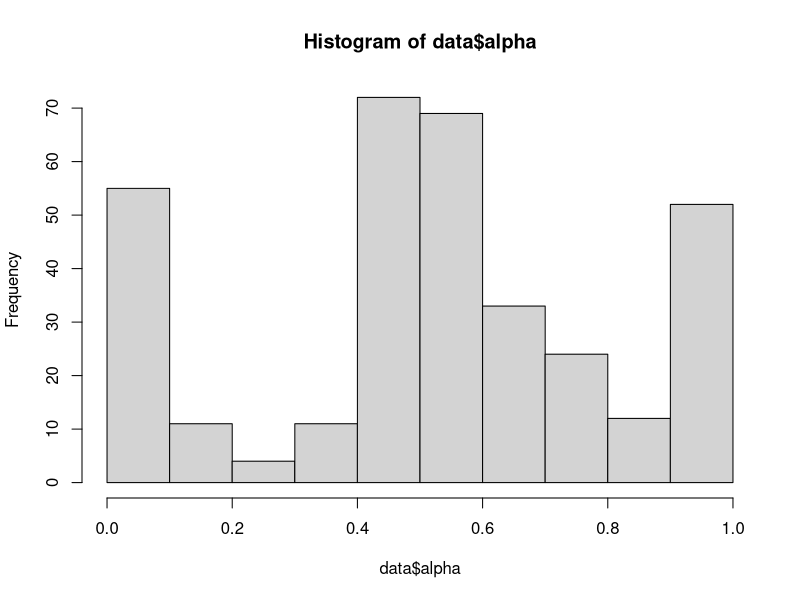
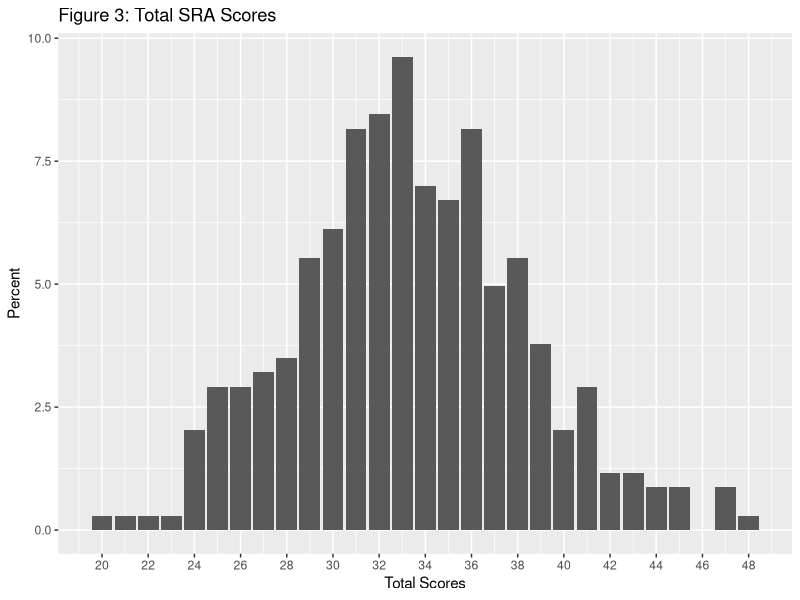
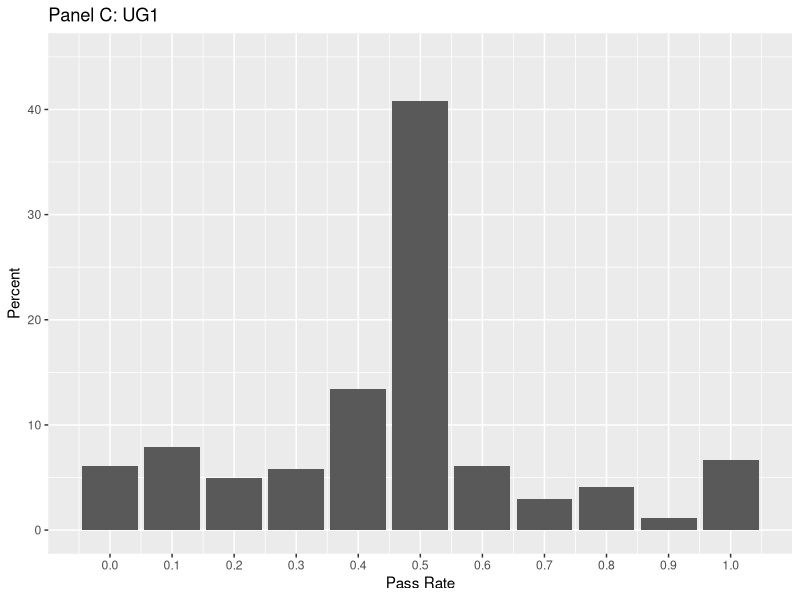
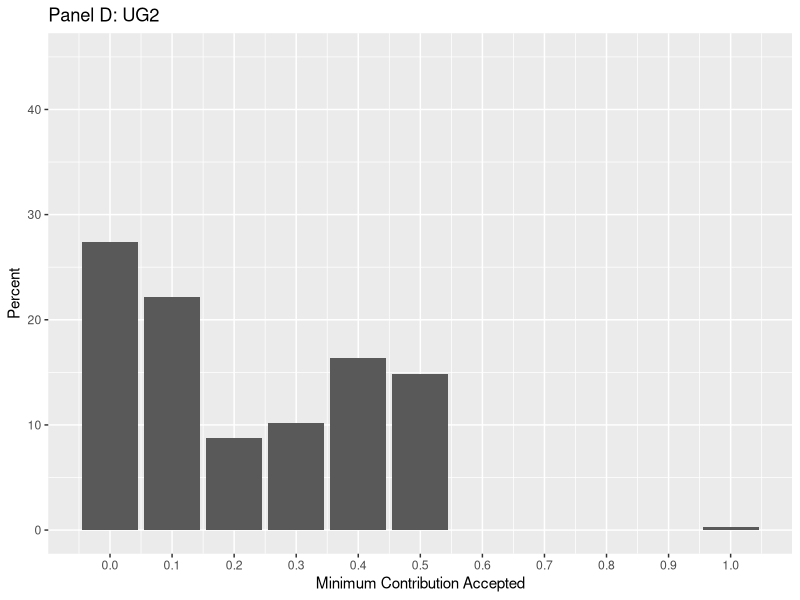
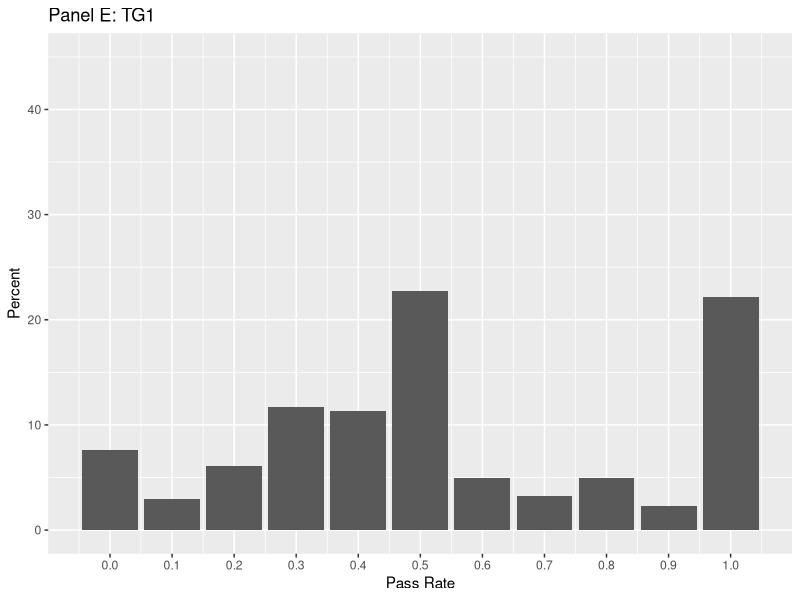
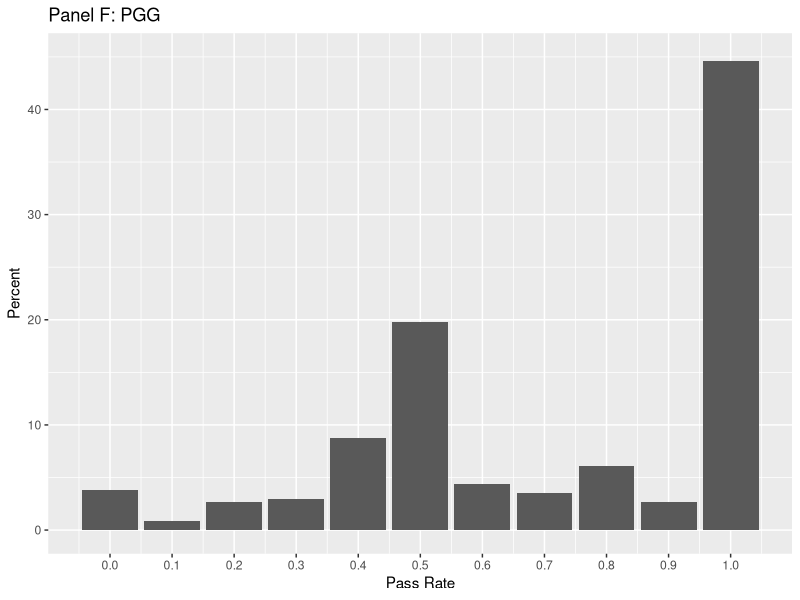
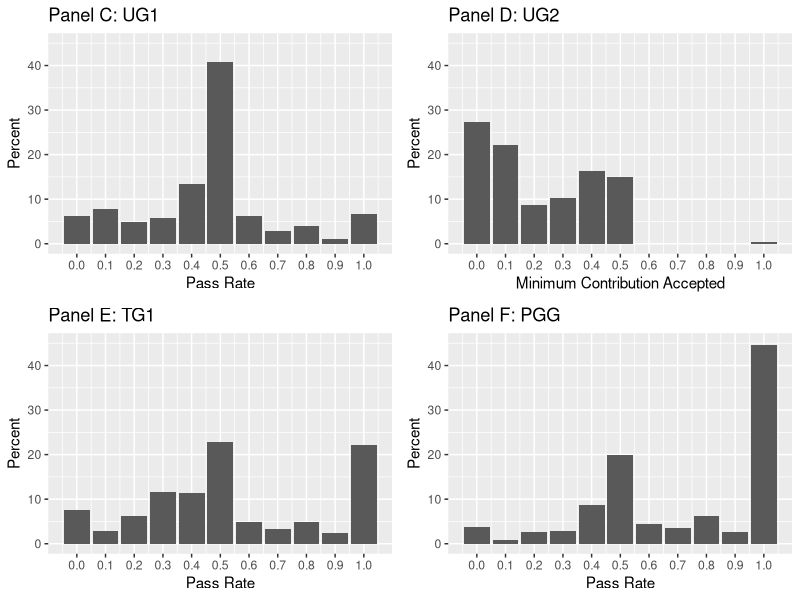
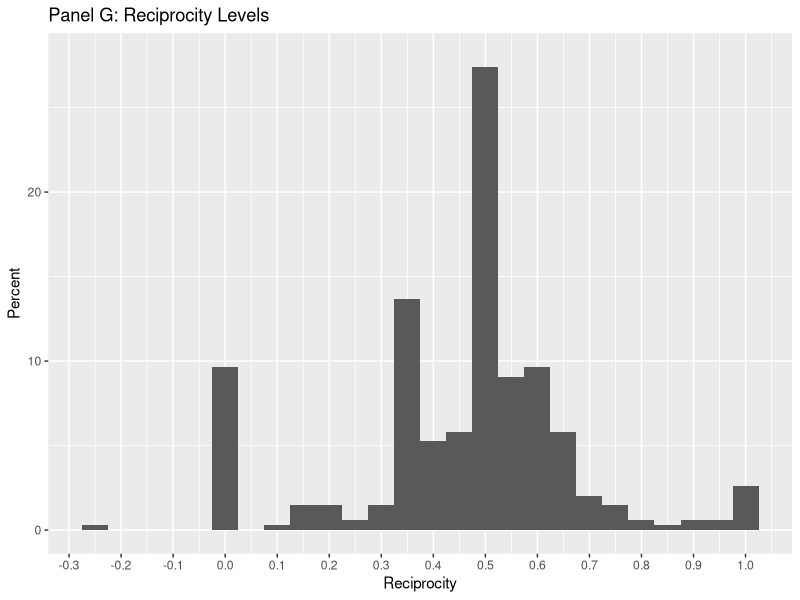

The R script that drew these images, in order: (Note: this script raises an error after producing the figures.)
if(!require(reshape2)){
  install.packages("reshape2")
}
library(reshape2)
library(tidyr)
library(dplyr)
if(!require(ggplot2)){
  install.packages("ggplot2")
}
library(ggplot2)
library(gridExtra)
if(!require(minpack.lm)){
  install.packages("minpack.lm")
}
library(minpack.lm)


setwd("~/Desktop/thesis")
#Import data
data = read.csv("thesis.csv", stringsAsFactors=FALSE)

#Only finished responses
data=data[data$Finished == "TRUE", ]
data$ID <- seq.int(nrow(data))


#Rename columns
names(data)[names(data)=='Q4_1'] <- 'gendict1'
names(data)[names(data)=='Q5_1'] <- 'gendict2'
names(data)[names(data)=='Q6_1'] <- 'gendict3'
names(data)[names(data)=='Q7_1'] <- 'gendict4'
names(data)[names(data)=='Q8_1'] <- 'gendict5'
names(data)[names(data)=='Q9_1'] <- 'gendict6'
names(data)[names(data)=='Q10_1'] <- 'gendict7'
names(data)[names(data)=='Q11_1'] <- 'gendict8'
names(data)[names(data)=='Q12_1'] <- 'gendict9'
names(data)[names(data)=='Q13'] <- 'trust1'
names(data)[names(data)=='Q14_1_1'] <- 'trust2_1'
names(data)[names(data)=='Q14_2_1'] <- 'trust2_2'
names(data)[names(data)=='Q14_3_1'] <- 'trust2_3'
names(data)[names(data)=='Q14_4_1'] <- 'trust2_4'
names(data)[names(data)=='Q14_5_1'] <- 'trust2_5'
names(data)[names(data)=='Q14_6_1'] <- 'trust2_6'
names(data)[names(data)=='Q14_7_1'] <- 'trust2_7'
names(data)[names(data)=='Q14_8_1'] <- 'trust2_8'
names(data)[names(data)=='Q14_9_1'] <- 'trust2_9'
names(data)[names(data)=='Q14_10_1'] <- 'trust2_10'
names(data)[names(data)=='Q15'] <- 'ult1'
names(data)[names(data)=='Q16_1'] <- 'ult2_0'
names(data)[names(data)=='Q16_2'] <- 'ult2_1'
names(data)[names(data)=='Q16_3'] <- 'ult2_2'
names(data)[names(data)=='Q16_4'] <- 'ult2_3'
names(data)[names(data)=='Q16_5'] <- 'ult2_4'
names(data)[names(data)=='Q16_6'] <- 'ult2_5'
names(data)[names(data)=='Q16_7'] <- 'ult2_6'
names(data)[names(data)=='Q16_8'] <- 'ult2_7'
names(data)[names(data)=='Q16_9'] <- 'ult2_8'
names(data)[names(data)=='Q16_10'] <- 'ult2_9'
names(data)[names(data)=='Q16_11'] <- 'ult2_10'
names(data)[names(data)=='Q17'] <- 'public'
names(data)[names(data)=='Q2_1'] <- 'SRA1'
names(data)[names(data)=='Q2_2'] <- 'SRA2'
names(data)[names(data)=='Q2_3'] <- 'SRA3'
names(data)[names(data)=='Q2_5'] <- 'SRA4'
names(data)[names(data)=='Q2_7'] <- 'SRA5'
names(data)[names(data)=='Q2_8'] <- 'SRA6'
names(data)[names(data)=='Q2_10'] <- 'SRA7'
names(data)[names(data)=='Q2_11'] <- 'SRA8'
names(data)[names(data)=='Q2_13'] <- 'SRA9'
names(data)[names(data)=='Q2_14'] <- 'SRA10'

#SRA scores to number values
data$SRA1[data$SRA1=="Never"] <- 1
data$SRA1[data$SRA1=="Once"] <- 2
data$SRA1[data$SRA1=="More than once"] <- 3
data$SRA1[data$SRA1=="Often"] <- 4
data$SRA1[data$SRA1=="Very often"] <- 5
data$SRA2[data$SRA2=="Never"] <- 1
data$SRA2[data$SRA2=="Once"] <- 2
data$SRA2[data$SRA2=="More than once"] <- 3
data$SRA2[data$SRA2=="Often"] <- 4
data$SRA2[data$SRA2=="Very often"] <- 5
data$SRA3[data$SRA3=="Never"] <- 1
data$SRA3[data$SRA3=="Once"] <- 2
data$SRA3[data$SRA3=="More than once"] <- 3
data$SRA3[data$SRA3=="Often"] <- 4
data$SRA3[data$SRA3=="Very often"] <- 5
data$SRA4[data$SRA4=="Never"] <- 1
data$SRA4[data$SRA4=="Once"] <- 2
data$SRA4[data$SRA4=="More than once"] <- 3
data$SRA4[data$SRA4=="Often"] <- 4
data$SRA4[data$SRA4=="Very often"] <- 5
data$SRA5[data$SRA5=="Never"] <- 1
data$SRA5[data$SRA5=="Once"] <- 2
data$SRA5[data$SRA5=="More than once"] <- 3
data$SRA5[data$SRA5=="Often"] <- 4
data$SRA5[data$SRA5=="Very often"] <- 5
data$SRA6[data$SRA6=="Never"] <- 1
data$SRA6[data$SRA6=="Once"] <- 2
data$SRA6[data$SRA6=="More than once"] <- 3
data$SRA6[data$SRA6=="Often"] <- 4
data$SRA6[data$SRA6=="Very often"] <- 5
data$SRA7[data$SRA7=="Never"] <- 1
data$SRA7[data$SRA7=="Once"] <- 2
data$SRA7[data$SRA7=="More than once"] <- 3
data$SRA7[data$SRA7=="Often"] <- 4
data$SRA7[data$SRA7=="Very often"] <- 5
data$SRA8[data$SRA8=="Never"] <- 1
data$SRA8[data$SRA8=="Once"] <- 2
data$SRA8[data$SRA8=="More than once"] <- 3
data$SRA8[data$SRA8=="Often"] <- 4
data$SRA8[data$SRA8=="Very often"] <- 5
data$SRA9[data$SRA9=="Never"] <- 1
data$SRA9[data$SRA9=="Once"] <- 2
data$SRA9[data$SRA9=="More than once"] <- 3
data$SRA9[data$SRA9=="Often"] <- 4
data$SRA9[data$SRA9=="Very often"] <- 5
data$SRA10[data$SRA10=="Never"] <- 1
data$SRA10[data$SRA10=="Once"] <- 2
data$SRA10[data$SRA10=="More than once"] <- 3
data$SRA10[data$SRA10=="Often"] <- 4
data$SRA10[data$SRA10=="Very often"] <- 5

data$SRA1<-as.numeric(data$SRA1)
data$SRA2<-as.numeric(data$SRA2)
data$SRA3<-as.numeric(data$SRA3)
data$SRA4<-as.numeric(data$SRA4)
data$SRA5<-as.numeric(data$SRA5)
data$SRA6<-as.numeric(data$SRA6)
data$SRA7<-as.numeric(data$SRA7)
data$SRA8<-as.numeric(data$SRA8)
data$SRA9<-as.numeric(data$SRA9)
data$SRA10<-as.numeric(data$SRA10)
data$ult1<-as.numeric(data$ult1)
data$trust1<-as.numeric(data$trust1)
data$public<-as.numeric(data$public)

data$SRA<-data$SRA1+data$SRA2+data$SRA3+data$SRA4+data$SRA5+data$SRA6+
  data$SRA7+data$SRA8+data$SRA9+data$SRA10
data$UG1 <- data$ult1/10
data$TG1 <- data$trust1/10
data$PGG <- data$public/10



#represent TG2
trustdata <- data[, c("ID", "trust2_1",  "trust2_2", "trust2_3", "trust2_4", "trust2_5", "trust2_6",
                      "trust2_7", "trust2_8", "trust2_9", "trust2_10")]

trustdata$trust1_1 <- 3
trustdata$trust1_2 <- 6
trustdata$trust1_3 <- 9
trustdata$trust1_4 <- 12
trustdata$trust1_5 <- 15
trustdata$trust1_6 <- 18
trustdata$trust1_7 <- 21
trustdata$trust1_8 <- 24
trustdata$trust1_9 <- 27
trustdata$trust1_10 <- 30
trustdata$trust2_1<-as.numeric(trustdata$trust2_1)
trustdata$trust2_2<-as.numeric(trustdata$trust2_2)
trustdata$trust2_3<-as.numeric(trustdata$trust2_3)
trustdata$trust2_4<-as.numeric(trustdata$trust2_4)
trustdata$trust2_5<-as.numeric(trustdata$trust2_5)
trustdata$trust2_6<-as.numeric(trustdata$trust2_6)
trustdata$trust2_7<-as.numeric(trustdata$trust2_7)
trustdata$trust2_8<-as.numeric(trustdata$trust2_8)
trustdata$trust2_9<-as.numeric(trustdata$trust2_9)
trustdata$trust2_10<-as.numeric(trustdata$trust2_10)

trustdata$t1<-(trustdata$trust2_1)/(trustdata$trust1_1)
trustdata$t2<-(trustdata$trust2_2)/(trustdata$trust1_2)
trustdata$t3<-(trustdata$trust2_3)/(trustdata$trust1_3)
trustdata$t4<-(trustdata$trust2_4)/(trustdata$trust1_4)
trustdata$t5<-(trustdata$trust2_5)/(trustdata$trust1_5)
trustdata$t6<-(trustdata$trust2_6)/(trustdata$trust1_6)
trustdata$t7<-(trustdata$trust2_7)/(trustdata$trust1_7)
trustdata$t8<-(trustdata$trust2_8)/(trustdata$trust1_8)
trustdata$t9<-(trustdata$trust2_9)/(trustdata$trust1_9)
trustdata$t10<-(trustdata$trust2_10)/(trustdata$trust1_10)

for (i in trustdata$ID){
  temp<-trustdata[trustdata$ID==i,]
  trustdata$avgreturn[trustdata$ID==i]<-(temp$t1+temp$t2+temp$t3+temp$t4+
                temp$t5+temp$t6+temp$t7+
                temp$t8+temp$t9+temp$t10)/10
}




trust<-trustdata
trust<-trust[,c("ID", "avgreturn")]


trustdata <- trustdata[,c("ID", "trust1_1", "trust2_1", "trust1_2", "trust2_2", "trust1_3", "trust2_3", 
                          "trust1_4", "trust2_4", "trust1_5", "trust2_5", "trust1_6", "trust2_6", 
                          "trust1_7", "trust2_7", "trust1_8", "trust2_8", "trust1_9", "trust2_9", 
                          "trust1_10", "trust2_10")]

names(trustdata)<-c("ID","t1.x", "t1.y","t2.x", "t2.y","t3.x", "t3.y",
                    "t4.x", "t4.y","t5.x", "t5.y","t6.x", "t6.y","t7.x", "t7.y",
                    "t8.x", "t8.y","t9.x", "t9.y","t10.x", "t10.y")

#TG2 long format

trustlong<- trustdata %>% 
  gather(v, value, t1.x:t10.y) %>% 
  separate(v, c("var", "col")) %>% 
  arrange(ID) %>% 
  spread(col, value)

#Loop to get slope of each row
trustlong$x<-as.numeric(trustlong$x)
trustlong$y<-as.numeric(trustlong$y)



#ggplot(data=trustlong, aes(x=as.factor(x), y=y)) + geom_violin()
#ggplot(data=trustlong, aes(x=as.factor(x), y=y)) + geom_point() + facet_wrap(~ID)
#ggsave("~/Desktop/thesis/paper/images/linearity.pdf", width=11, height=8.5)
trustlong$reciprocity<-0
i<-1
j<-10
while (j<3971)
{
  temp = trustlong[i:j,]
  model = lm(temp$y~temp$x)
  trustlong$reciprocity[i:j]<-model$coefficients[2]
  i<- i+10
  j<- j+10
}
trustlong<-trustlong[,c("ID", "reciprocity")]
trustlong<-unique(trustlong)

#merge data and trust data
data <- merge( trustlong,data, by="ID")
colnames(data)[2]<-"TG2"

#avg repayment rate

data<-merge(trust, data, by="ID")

#Remove entries where they accept and then reject -- doesn't make sense

i<-397
while (i>0){
  j<-42
  k<-43
  {while (k<53){
    if (data[i, j]=='Accept' & data[i, k] == 'Reject'){
      data<-data[-i,]
    }
    j<-j+1
    k<-k+1
  }
  }
  i<-i-1
}

#UG2 as minimum pass rate player chooses to accept
i<-1
data$UG2<-0
while (i<344){
  j<-42
  while (j<53){
    if (data[i,j] == 'Accept' & data[i,69]==0){
      data[i,69]<-j-42
      j<-53
    }
    else{j<-j+1}
  }
  i<-i+1
}
data$UG2<-data$UG2/10

#General Dictator game
data <- data[-c(4:11,13:20,64)]

data$p1 <- 1/2
data$p2 <- 1/3
data$p3 <- 2
data$p4 <- 1/2
data$p5 <- 3
data$p6 <- 1
data$p7 <- 2
data$p8 <- 4
data$p9 <- 1/4
data$m1 <- 15
data$m2 <- 10
data$m3 <- 15
data$m4 <- 12
data$m5 <- 10
data$m6 <- 15
data$m7 <- 12
data$m8 <- 10
data$m9 <- 10



data$gendict1<-as.numeric(data$gendict1)
data$gendict2<-as.numeric(data$gendict2)
data$gendict3<-as.numeric(data$gendict3)
data$gendict4<-as.numeric(data$gendict4)
data$gendict5<-as.numeric(data$gendict5)
data$gendict6<-as.numeric(data$gendict6)
data$gendict7<-as.numeric(data$gendict7)
data$gendict8<-as.numeric(data$gendict8)
data$gendict9<-as.numeric(data$gendict9)
data$gendict6[data$ID==281]<-15
data$gendict6[data$ID==65]<-15
data$gendict6[data$ID==96]<-15
data$gendict6[data$ID==108]<-15
data$gendict6[data$ID==154]<-15
data$gendict6[data$ID==358]<-15
data$gendict6[data$ID==16]<-12
data$gendict6[data$ID==81]<-13




data$pi_s1 <- data$m1-data$gendict1
data$pi_s2 <- data$m2-data$gendict2
data$pi_s3 <- data$m3-data$gendict3
data$pi_s4 <- data$m4-data$gendict4
data$pi_s5 <- data$m5-data$gendict5
data$pi_s6 <- data$m6-data$gendict6
data$pi_s7 <- data$m7-data$gendict7
data$pi_s8 <- data$m8-data$gendict8
data$pi_s9 <- data$m9-data$gendict9
# data$pi_o1 <- data$gendict1/data$p1
# data$pi_o2 <- data$gendict2/data$p2
# data$pi_o3 <- data$gendict3/data$p3
# data$pi_o4 <- data$gendict4/data$p4
# data$pi_o5 <- data$gendict5/data$p5
# data$pi_o6 <- data$gendict6/data$p6
# data$pi_o7 <- data$gendict7/data$p7
# data$pi_o8 <- data$gendict8/data$p8
# data$pi_o9 <- data$gendict9/data$p9

# data$Y1<-data$pi_s1/data$m1
# data$Y2<-data$pi_s2/data$m2
# data$Y3<-data$pi_s3/data$m3
# data$Y4<-data$pi_s4/data$m4
# data$Y5<-data$pi_s5/data$m5
# data$Y6<-data$pi_s6/data$m6
# data$Y7<-data$pi_s7/data$m7
# data$Y8<-data$pi_s8/data$m8
# data$Y9<-data$pi_s9/data$m9
data$Y1<-data$pi_s1
data$Y2<-data$pi_s2
data$Y3<-data$pi_s3
data$Y4<-data$pi_s4
data$Y5<-data$pi_s5
data$Y6<-data$pi_s6
data$Y7<-data$pi_s7
data$Y8<-data$pi_s8
data$Y9<-data$pi_s9
data$X1<-data$p1
data$X2<-data$p2
data$X3<-data$p3
data$X4<-data$p4
data$X5<-data$p5
data$X6<-data$p6
data$X7<-data$p7
data$X8<-data$p8
data$X9<-data$p9

# gendictlong<-data[,c("ID", "X1", "Y1", "X2", "Y2", "X3", "Y3", "X4", "Y4",
#                      "X5", "Y5", "X6", "Y6", "X7", "Y7", "X8","Y8","X9", "Y9")]
# names(gendictlong)<-c("ID", "g1.x", "g1.y", "g2.x", "g2.y", "g3.x", "g3.y", "g4.x", "g4.y", 
#                       "g5.x", "g5.y", "g6.x", "g6.y", "g7.x", "g7.y", "g8.x", "g8.y", 
#                       "g9.x", "g9.y")
# long<- gendictlong %>% 
#   gather(v, value, g1.x:g9.y) %>% 
#   separate(v, c("var", "col")) %>% 
#   arrange(ID) %>% 
#   spread(col, value)


gendictlong<-data[,c("ID", "X1", "Y1", "m1", "X2", "Y2", "m2","X3", "Y3", "m3", "X4", "Y4", "m4",
                     "X5", "Y5", "m5", "X6", "Y6", "m6", "X7", "Y7", "m7", "X8", "Y8", "m8", "X9", "Y9", "m9")]
names(gendictlong)<-c("ID", "g1.x", "g1.y","g1.m", "g2.x", "g2.y", "g2.m","g3.x", "g3.y","g3.m",
                      "g4.x", "g4.y", "g4.m","g5.x", "g5.y","g5.m", "g6.x", "g6.y","g6.m",
                      "g7.x", "g7.y", "g7.m","g8.x", "g8.y","g8.m", "g9.x", "g9.y","g9.m")
long<- gendictlong %>% 
  gather(v, value, g1.x:g9.m) %>% 
  separate(v, c("var", "col")) %>% 
  arrange(ID) %>% 
  spread(col, value)

# temp<-long[long$ID==9,]
# x<-temp$x
# y<-temp$y
# 
# plot(x,y)
# lin_mod=lm(y~x)
# abline(lin_mod)
# 
# nonlin_mod=nls(y~A/((x^r)+A),start=list(A=6,r=0))
# mm<-function(x,A,r) A/((x^r)+A)
# 
# mm1<-nls(y~SSlogis(x,A,r))
# 
# gendictlong<-data[,c("ID", "X1", "Y1", "m1", "X2", "Y2","m2", "X3", "Y3","m3", "X4", "Y4","m4",
#                      "X5", "Y5","m5", "X6", "Y6","m6", "X7", "Y7","m7", "X8","Y8","m8", "X9", "Y9", "m9")]
# names(gendictlong)<-c("ID", "g1.x", "g1.y","g1.m", "g2.x", "g2.y","g2.m", "g3.x", "g3.y","g3.m",
#                       "g4.x", "g4.y", "g4.m","g5.x", "g5.y","g5.m", "g6.x", "g6.y","g6.m",
#                       "g7.x", "g7.y","g7.m", "g8.x", "g8.y", "g8.m","g9.x", "g9.y","g9.m")
# long<- gendictlong %>% 
#   gather(v, value, g1.x:g9.m) %>% 
#   separate(v, c("var", "col")) %>% 
#   arrange(ID) %>% 
#   spread(col, value)
# 
# 
# install.packages("AER")
# library(AER)
# temp<-long[long$ID==3,]
# predictors=list(A=1, r=1)
# variables=list(substitute(x))
# term = function(predLabels, varLabels) {
#   paste(predLabels[1], "/(1 + exp((", predLabels[2], "-",
#         varLabels[1], ")/", predLabels[3], "))")
# }
# set.seed(23)
# x<-temp$x
# y<-temp$y/temp$m
# plot(x,y)
# m<-temp$m
# lin_mod=lm(y~x)
# 
# #Plotting the model
# 
# plot(x,y)
# 
# abline(lin_mod)
# nonlin_mod=nls(y~m*(A/((x^r)+A)),start=list(A=.5,r=0))
# plot(x,y)
# 
# lines(x,predict(nonlin_mod),col="red")
# 
# 
# 
# 
# 
# 
# nls(tobit(y~m*(A/((x^r)+A)), data=temp ), data=temp)
# 
# nlm(y~m*(A/((x^r)+A)), data=temp, p=c(A=1, r=1), hessian=TRUE)
# install.packages("micEconCES")
# library(micEconCES)
# set.seed(123)
# cesData<-data.frame(x1=rchisq(200,10), x2=rchisq(200,10))
# cesData$y<-cesCalc(xNames=c("x1","x2"),data=cesData,
#                    coef=c(gamma=1,delta=0.6,rho=0.5,nu=1.1))
# cesData$y<-cesData$y+2.5*rnorm(200)
# 
# cesNls<-nls(y~gamma*(delta*x1^(-rho)+(1-delta)*x2^(-rho))^(-phi/rho),
#             data=cesData,start=c(gamma=0.5,delta=0.5,rho=0.25,phi=1))
# print(cesNls)
# 
# cesLm<-cesEst("y",c("x1","x2"),cesData,vrs=TRUE)
# summary(cesLm)
# summary(data$sigma)
# boxplot(data$sigma)
# 
# 
# for (i in long1$ID){
#   temp<-long[long$ID==i,]
#   long$A[long$ID==i]<-coef(nls(y~A/((x^r)+A), data=temp, 
#                                control = nls.control(warnOnly=TRUE),
#                                start=list(A=1, r=-1)))[1]
#   long$r[long$ID==i]<-coef(nls(y~A/((x^r)+A), data=temp, 
#                                control=nls.control(warnOnly=TRUE),
#                                start=list(A=1, r=-1)))[2]
# }
# nls.lm of the minpack.lm package
# temp<-long[long$ID==34,]
# nlsLM(y~A/((x^r))+A, data=temp,start=c(A=0,r=0))
# coef(nlsLM(y~A/((x^r))+A, data=temp,start=c(A=1,r=1)))[1]
# long$f[long$ID==1]<-0
#temp<-long[long$ID==128,]
# plot(temp$x,temp$y)
#coef(nlsLM(y~m*(A/((x^r)+A)), data=temp,start=c(A=0,r=0)))[1]
# 

# temp<-long[long$ID==2,]
# x<-temp$x
# y<-temp$y
# plot(x, y)
# nonlin_mod<-nls(y~m*(A/((x^r)+A)), data=temp, start=c(A=1, r=-1), 
#     algorithm="port",
#     control=nls.control(warnOnly=TRUE),
#     upper=c(A=Inf, r=1), lower=c(A=-Inf,r=-Inf))
# 
# plot(x,y)
# lines(x,predict(nonlin_mod),col="red")


for (i in long$ID){
  temp<-long[long$ID==i,]
  model<-nls(y~m*(A/((x^r)+A)), data=temp, start=c(A=1, r=-1), 
      algorithm="port",
      control=nls.control(warnOnly=TRUE),
      upper=c(A=Inf, r=0.9999), lower=c(A=-Inf,r=-Inf))
  long$A[long$ID==i]<-coef(model)[1]
  long$r[long$ID==i]<-coef(model)[2]
}
# nls(y~m*(A/((x^r)+A)), data=temp, start=c(A=1, r=1), 
#     algorithm="port",
#     upper=c(A=Inf, r=1), lower=c(A=-Inf,r=-Inf))
# 
# nlsLM(y~m*(A/((x^r)+A)), data=temp, start=c(A=1, r=1), upper=c(A=Inf, r=1),
#       lower=c(A=-Inf, r=-Inf))



# long1<-long[long$ID!=96 & long$ID!=113 & long$ID!=281 & long$ID!=318,]
# long2<-long[long$ID==96 | long$ID==113 | long$ID==281 | long$ID==318,]
# # long$A<-NA
# # long$r<-NA
# for (i in long1$ID){
#   temp<-long[long$ID==i,]
#   long$A[long$ID==i]<-coef(nlsLM(y~m*(A/((x^r)+A)),
#                                  #control = nls.lm.control(maxiter=75),
#                                  data=temp,start=c(A=0,r=-1)))[1]
#   long$r[long$ID==i]<-coef(nlsLM(y~m*(A/((x^r)+A)),
#                                  #control = nls.lm.control(maxiter=75),
#                                  data=temp,start=c(A=0,r=-1)))[2]
# }
# for (i in long2$ID){
#   temp<-long[long$ID==i,]
#   long$A[long$ID==i]<-coef(nlsLM(y~m*(A/((x^r)+A)), data=temp,start=c(A=1,r=1)))[1]
#   long$r[long$ID==i]<-coef(nlsLM(y~m*(A/((x^r)+A)), data=temp,start=c(A=1,r=1)))[2]
# }

# for (i in long2$ID){
#   temp<-long[long$ID==i,]
#   long$A[long$ID==i]<-coef(nlsLM(y~A/((x^r))+A, data=temp,start=c(A=1,r=1)))[1]
#   long$r[long$ID==i]<-coef(nlsLM(y~A/((x^r))+A, data=temp,start=c(A=1,r=1)))[2]
# }


# long1<-long[long$ID!=96 & long$ID!=113 & long$ID!=281,]
# long2<-long[long$ID==96 | long$ID==113 | long$ID==281,]
# for (i in long1$ID){
#   temp<-long[long$ID==i,]
#   long$A[long$ID==i]<-coef(nls(y~A/((x^r)+A), data=temp, 
#                                control = nls.control(warnOnly=TRUE),
#                                start=list(A=1, r=-1)))[1]
#   long$r[long$ID==i]<-coef(nls(y~A/((x^r)+A), data=temp, 
#                                control=nls.control(warnOnly=TRUE),
#                                start=list(A=1, r=-1)))[2]
# }
# 
# for (i in long2$ID){
#   temp<-long[long$ID==i,]
#   long$A[long$ID==i]<-coef(nls(y~A/(x^r+A), data=temp, 
#                                control = nls.control(warnOnly=TRUE),
#                                start=list(A=1, r=-10)))[1]
#   long$r[long$ID==i]<-coef(nls(y~A/(x^r+A), data=temp, 
#                                control=nls.control(warnOnly=TRUE),
#                                start=list(A=1, r=-10)))[2]
# }
long<-long[,c("ID", "A", "r")]
long<-unique(long)
# long<-long[long$ID!=96 & long$ID!=113 & long$ID!=281 & long$ID!=358,]
long$rho<-long$r/(long$r - 1)
long$alpha<-((long$A)^(1-long$rho))/(1+(long$A)^(1-long$rho))
# summary(long$alpha)
# summary(long$rho)
long$sigma<-1/(long$rho - 1)
long$alpha[long$ID==96]<-0
long$alpha[long$ID==113]<-0
long$alpha[long$ID==281]<-0
long$alpha[long$ID==13]<-1
long$alpha[long$ID==87]<-1
long$alpha[long$ID==362]<-1
# summary(long$sigma)
# long$alpha[long$ID==281]<-0
# long$alpha[long$ID==96]<-0
# long$alpha[long$ID==113]<-0

long<-long[,c("ID", "alpha", "rho", "sigma")]

data1<-merge(long, data, by="ID")
data<-data1[,c("ID", "ResponseId", "alpha", "rho", "sigma",  "TG2", "avgreturn", "UG1", "UG2", "TG1", "PGG", "SRA")]



donations = read.csv("donations.csv", stringsAsFactors=FALSE)


donations <- donations[-c(11:18, 20:67)]

data <- merge( data,donations, by="ResponseId")
data<-data[,c("ID", "ResponseId", "GENDER", "CLASS_YR", "MAJOR", "alpha", "rho",
              "sigma", "TG2", "avgreturn", "UG1", "UG2", "TG1", "PGG", "SRA", "current_donor_status",
              "DNR_GIVING", "DNR_TOTAL_YEARS", "first_gift", "last_gift", "last_gift_amount", "last_gift_for")]





#####################
#Univariate Analysis#
#####################

#SRA
SRA<-ggplot(data=data, aes(data$SRA))+
  geom_bar(aes(y= 100*(..count..)/sum(..count..))) +
#  labs(title="Total SRA Scores") +
  labs(x="Total Scores", y="Percent") +
  scale_x_continuous(breaks=seq(20,50,2)) + ggtitle("Figure 3: Total SRA Scores")
ggsave("~/Desktop/thesis/paper/images/SRAimg.jpg", width=11, height=8.5)

#UG1
UG1<-ggplot(data=data, aes(data$UG1))+
  geom_bar(aes(y= 100*(..count..)/sum(..count..))) +
  #  labs(title="Total SRA Scores") +
  ggtitle("Panel C: UG1") +
  labs(x="Pass Rate", y="Percent") + ylim(c(0,45))+
  scale_x_continuous(breaks=seq(0,1,0.1))
ggsave("~/Desktop/thesis/output/UG1.pdf", width=11, height=8.5)


#UG2
UG2<-ggplot(data=data, aes(data$UG2))+
  geom_bar(aes(y= 100*(..count..)/sum(..count..))) +
  #  labs(title="Total SRA Scores") 
  ggtitle("Panel D: UG2")+
  labs(x="Minimum Contribution Accepted", y="Percent")+ylim(c(0,45))+
  scale_x_continuous(breaks=seq(0,1,0.1))

ggsave("~/Desktop/thesis/output/UG2.pdf", width=11, height=8.5)


#TG1

TG1<-ggplot(data=data, aes(data$TG1))+
  geom_bar(aes(y= 100*(..count..)/sum(..count..))) +ylim(c(0,45))+
  #  labs(title="Total SRA Scores") +
  labs(x="Pass Rate", y="Percent")+
  scale_x_continuous(breaks=seq(0,1,0.1)) +
  ggtitle("Panel E: TG1")

ggsave("~/Desktop/thesis/output/TG1.pdf", width=11, height=8.5)

#PGG
PGG<-ggplot(data=data, aes(data$PGG))+
  geom_bar(aes(y= 100*(..count..)/sum(..count..))) +
  #  labs(title="Total SRA Scores") +
  labs(x="Pass Rate", y="Percent")+ylim(c(0,45))+
  scale_x_continuous(breaks=seq(0,1,0.1)) +
  ggtitle("Panel F: PGG")

ggsave("~/Desktop/thesis/output/PGG.pdf", width=11, height=8.5)

pdf("~/Desktop/thesis/paper/images/Figure2b.pdf",width=11,height=8.5)
grid.arrange(UG1, UG2, TG1, PGG, nrow=2)
dev.off()



prop.table(table(data$TG2))
summary(data$TG2)
#TG2 - reciprocity

TG2<-ggplot(data=data, aes(data$TG2)) + geom_histogram(aes(y=100*(..count..)/sum(..count..)), binwidth=0.05)+
  scale_x_continuous(breaks=seq(-0.5, 1, by=0.1)) +
  ylim(c(0,28))+labs(x="Reciprocity", y="Percent") +
  ggtitle("Panel G: Reciprocity Levels")
ggsave("~/Desktop/thesis/paper/images/TG2.pdf", width=11, height=8.5)


TG<-ggplot(data=data, aes(data$avgreturn)) + geom_histogram(aes(y=100*(..count..)/sum(..count..)), binwidth=0.05)+
  ylim(c(0,28))+labs(x="Repayment Rate", y="Percent") + ggtitle("Panel H: Average Repayment Rate") +
  scale_x_continuous(breaks=seq(0, 1, by=0.1))
ggsave("~/Desktop/thesis/paper/images/TG.pdf", width=11, height=8.5)
pdf("~/Desktop/thesis/paper/images/Figure2c.pdf",width=11,height=8.5)
grid.arrange(TG2, TG, nrow=2)
dev.off()




#donations dataset

data$donated<-1
data$donated[data$current_donor_status=="Never"]<-0
prop.table(table(data$donated))
donated<-ggplot(data=data, aes(data$donated))+
  geom_bar(aes(y= 100*(..count..)/sum(..count..))) +
  #  labs(title="Total SRA Scores") +
  labs(x="Donated", y="Percent") + scale_x_continuous(breaks=seq(0,1,1)) + ylim(c(0,80))+
  ggtitle("Panel I: Donations")
ggsave("~/Desktop/thesis/paper/images/donated.pdf", width=11, height=8.5)


data$donations<-as.numeric(data$DNR_GIVING)
d<-data[data$donation<=200,]
donations<-ggplot(data=d, aes(d$donation))+geom_histogram(aes(y=100*(..count..)/sum(..count..)), binwidth=10)+
  labs(x="Donation Amount", y="Percent")+scale_x_continuous(breaks=seq(0,200,10))+ylim(c(0,60))+
  ggtitle("Panel J: Average Donation Amount")
ggsave("~/Desktop/thesis/paper/images/donations.pdf", width=11, height=8.5)


pdf("~/Desktop/thesis/paper/images/Figure4.pdf",width=11,height=8.5)
grid.arrange(donated, donations, nrow=2)
dev.off()

# e<-data[data$donation>625,]
# prop.table(table(e$donation))
# summary(data$donation)

#GDG

alpha<-ggplot(data=data, aes(data$alpha)) + geom_histogram(aes(y=100*(..count..)/sum(..count..)), binwidth=0.05)+
  scale_x_continuous(breaks=seq(0, 1, by=0.1)) +
  #ylim(c(0,28))+
  labs(x="Alpha", y="Percent") +
  ggtitle("Panel A: Alpha")
ggsave("~/Desktop/thesis/paper/images/alpha.pdf", width=11, height=8.5)


#data$rho1[data$rho1>1]<-NA
data1<-data
data1$rho1<-data1$rho
data1$rho1[data1$rho1<(-1)]<-(-1.25)
#data2<-data[data$rho>1,]

rho<-ggplot(data=data1, aes(x=rho1)) + 
  geom_histogram(aes(x=rho1, y=100*(..count..)/sum(..count..)), binwidth=0.05)+
  #geom_histogram(aes(x=data1$rho1[data1$rho1==-1.25], y=100*(..count..)/sum(..count..)),binwidth=0.05)+
  scale_x_continuous(breaks=seq(-1, 1, by=0.1)) +
  labs(x="Rho", y="Percent") +
  ggtitle("Panel B: Rho")
ggsave("~/Desktop/thesis/paper/images/rho.pdf", width=11, height=8.5)

# data2<-data[data$rho<=1 & data$rho>=-1,]
# plot(data2$rho, data2$alpha)
# fig<-ggplot(data2, aes(x=rho, y=alpha)) +
#   geom_point(size=2) + labs(x="Rho", y="Alpha") +
#   ggtitle("Panel C: Scatterplot of CES Parameters")

# sigma<-ggplot(data=data, aes(x=data$sigma)) + 
#   geom_histogram(aes(x=data$sigma, y=100*(..count..)/sum(..count..)), binwidth=1)+
#   #geom_histogram(aes(x=data1$rho1[data1$rho1==-1.25], y=100*(..count..)/sum(..count..)),binwidth=0.05)+
#   scale_x_continuous(breaks=seq(-1, 1, by=0.1)) +
#   ylim(c(0,25))+
#   labs(x="Sigma", y="Percent") +
#   ggtitle("Panel C: Sigma")

pdf("~/Desktop/thesis/paper/images/Figure2a.pdf",width=11,height=8.5)
grid.arrange(alpha, rho, nrow=2)
dev.off()

temporary<-data[data$rho>1,]

summary(data$alpha)
hist(data$alpha)
summary(data$rho)
summary(data$alpha)
#match players to get winner
match <- data[,c("ResponseId", 
                 "public")]
popsize = 396
matches<-split(sample(match$ResponseId), rep(1:(popsize/2), each=2))
